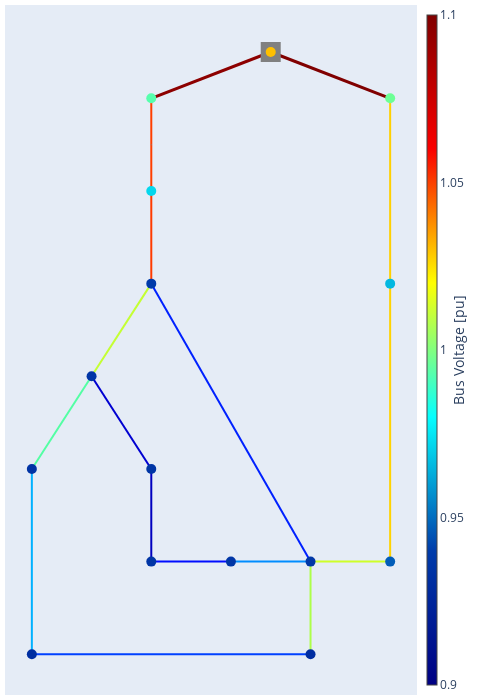

The cell this chart's notebook holds for it:
### Code cell
network.switch.loc[:, "closed"] = True
pp.runpp(network)
pp.plotting.plotly.pf_res_plotly(network, auto_open=False)

### Figure 1 — Plotly figure (JSON) as saved in the notebook; plotly's stock layout.template omitted (floating-point values rounded to 4 significant figures)
{"data": [{"hoverinfo": "text", "legendgroup": "lines", "line": {"color": "rgb(255.0,63.1481481481482,0.0)", "dash": "solid", "width": 2}, "mode": "lines", "name": "lines", "showlegend": true, "text": "Line 1-2<br />I = 84.147 %<br />I_from = 0.122 kA<br />I_to = 0.122 kA<br />", "type": "scatter", "x": [4.0, 4.0, 4.0], "y": [15.0, 14.0, 13.0]}, {"hoverinfo": "text", "legendgroup": "lines", "line": {"color": "rgb(255.0,59.44444444444448,0.0)", "dash": "solid", "width": 2}, "mode": "lines", "name": "lines", "showlegend": false, "text": "Line 2-3<br />I = 84.672 %<br />I_from = 0.122 kA<br />I_to = 0.123 kA<br />", "type": "scatter", "x": [4.0, 4.0, 4.0], "y": [13.0, 12.0, 11.0]}, {"hoverinfo": "text", "legendgroup": "lines", "line": {"color": "rgb(195.96774193548384,255.0,50.80645161290322)", "dash": "solid", "width": 2}, "mode": "lines", "name": "lines", "showlegend": false, "text": "Line 3-4<br />I = 58.793 %<br />I_from = 0.085 kA<br />I_to = 0.085 kA<br />", "type": "scatter", "x": [4.0, 3.25, 2.5], "y": [11.0, 10.0, 9.0]}, {"hoverinfo": "text", "legendgroup": "lines", "line": {"color": "rgb(83.06451612903224,255.0,163.70967741935485)", "dash": "solid", "width": 2}, "mode": "lines", "name": "lines", "showlegend": false, "text": "Line 4-5<br />I = 45.103 %<br />I_from = 0.065 kA<br />I_to = 0.065 kA<br />", "type": "scatter", "x": [2.5, 1.75, 1.0], "y": [9.0, 8.0, 7.0]}, {"hoverinfo": "text", "legendgroup": "lines", "line": {"color": "rgb(0.0,176.5,255.0)", "dash": "solid", "width": 2}, "mode": "lines", "name": "lines", "showlegend": false, "text": "Line 5-6<br />I = 29.959 %<br />I_from = 0.043 kA<br />I_to = 0.043 kA<br />", "type": "scatter", "x": [1.0, 1.0, 1.0], "y": [7.0, 5.0, 3.0]}, {"hoverinfo": "text", "legendgroup": "lines", "line": {"color": "rgb(173.3870967741935,255.0,73.38709677419357)", "dash": "solid", "width": 2}, "mode": "lines", "name": "lines", "showlegend": false, "text": "Line 7-8<br />I = 56.137 %<br />I_from = 0.081 kA<br />I_to = 0.081 kA<br />", "type": "scatter", "x": [8.0, 8.0, 8.0], "y": [3.0, 4.0, 5.0]}, {"hoverinfo": "text", "legendgroup": "lines", "line": {"color": "rgb(0.0,140.5,255.0)", "dash": "solid", "width": 2}, "mode": "lines", "name": "lines", "showlegend": false, "text": "Line 8-9<br />I = 26.208 %<br />I_from = 0.038 kA<br />I_to = 0.038 kA<br />", "type": "scatter", "x": [8.0, 7.0, 6.0], "y": [5.0, 5.0, 5.0]}, {"hoverinfo": "text", "legendgroup": "lines", "line": {"color": "rgb(0.0,12.5,255.0)", "dash": "solid", "width": 2}, "mode": "lines", "name": "lines", "showlegend": false, "text": "Line 9-10<br />I = 13.987 %<br />I_from = 0.02 kA<br />I_to = 0.02 kA<br />", "type": "scatter", "x": [6.0, 5.0, 4.0], "y": [5.0, 5.0, 5.0]}, {"hoverinfo": "text", "legendgroup": "lines", "line": {"color": "rgb(0.0,0.0,191.13636363636363)", "dash": "solid", "width": 2}, "mode": "lines", "name": "lines", "showlegend": false, "text": "Line 10-11<br />I = 5.614 %<br />I_from = 0.008 kA<br />I_to = 0.008 kA<br />", "type": "scatter", "x": [4.0, 4.0, 4.0], "y": [5.0, 6.0, 7.0]}, {"hoverinfo": "text", "legendgroup": "lines", "line": {"color": "rgb(0.0,32.5,255.0)", "dash": "solid", "width": 2}, "mode": "lines", "name": "lines", "showlegend": false, "text": "Line 3-8<br />I = 15.987 %<br />I_from = 0.023 kA<br />I_to = 0.023 kA<br />", "type": "scatter", "x": [4.0, 6.0, 8.0], "y": [11.0, 8.0, 5.0]}, {"hoverinfo": "text", "legendgroup": "lines", "line": {"color": "rgb(255.0,207.59259259259264,0.0)", "dash": "solid", "width": 2}, "mode": "lines", "name": "lines", "showlegend": false, "text": "Line 12-13<br />I = 69.122 %<br />I_from = 0.135 kA<br />I_to = 0.135 kA<br />", "type": "scatter", "x": [10.0, 10.0, 10.0], "y": [15.0, 13.0, 11.0]}, {"hoverinfo": "text", "legendgroup": "lines", "line": {"color": "rgb(255.0,211.29629629629636,0.0)", "dash": "solid", "width": 2}, "mode": "lines", "name": "lines", "showlegend": false, "text": "Line 13-14<br />I = 68.578 %<br />I_from = 0.134 kA<br />I_to = 0.134 kA<br />", "type": "scatter", "x": [10.0, 10.0, 10.0], "y": [11.0, 8.0, 5.0]}, {"hoverinfo": "text", "legendgroup": "lines", "line": {"color": "rgb(0.0,64.5,255.0)", "dash": "solid", "width": 2}, "mode": "lines", "name": "lines", "showlegend": false, "text": "Line 6-7<br />I = 18.802 %<br />I_from = 0.027 kA<br />I_to = 0.027 kA<br />", "type": "scatter", "x": [1.0, 4.5, 8.0], "y": [3.0, 3.0, 3.0]}, {"hoverinfo": "text", "legendgroup": "lines", "line": {"color": "rgb(0.0,0.0,209.3181818181818)", "dash": "solid", "width": 2}, "mode": "lines", "name": "lines", "showlegend": false, "text": "Line 11-4<br />I = 7.227 %<br />I_from = 0.01 kA<br />I_to = 0.01 kA<br />", "type": "scatter", "x": [4.0, 3.25, 2.5], "y": [7.0, 8.0, 9.0]}, {"hoverinfo": "text", "legendgroup": "lines", "line": {"color": "rgb(205.64516129032253,255.0,41.129032258064505)", "dash": "solid", "width": 2}, "mode": "lines", "name": "lines", "showlegend": false, "text": "Line 14-8<br />I = 59.944 %<br />I_from = 0.117 kA<br />I_to = 0.117 kA<br />", "type": "scatter", "x": [10.0, 9.0, 8.0], "y": [5.0, 5.0, 5.0]}, {"hoverinfo": "text", "legendgroup": "lines", "marker": {"color": "rgb(128, 128, 128)", "size": 1, "symbol": "circle"}, "mode": "markers", "name": "edge_center", "showlegend": false, "text": ["Line 1-2<br />I = 84.147 %<br />I_from = 0.122 kA<br />I_to = 0.122 kA<br />", "Line 2-3<br />I = 84.672 %<br />I_from = 0.122 kA<br />I_to = 0.123 kA<br />", "Line 3-4<br />I = 58.793 %<br />I_from = 0.085 kA<br />I_to = 0.085 kA<br />", "Line 4-5<br />I = 45.103 %<br />I_from = 0.065 kA<br />I_to = 0.065 kA<br />", "Line 5-6<br />I = 29.959 %<br />I_from = 0.043 kA<br />I_to = 0.043 kA<br />", "Line 7-8<br />I = 56.137 %<br />I_from = 0.081 kA<br />I_to = 0.081 kA<br />", "Line 8-9<br />I = 26.208 %<br />I_from = 0.038 kA<br />I_to = 0.038 kA<br />", "Line 9-10<br />I = 13.987 %<br />I_from = 0.02 kA<br />I_to = 0.02 kA<br />", "Line 10-11<br />I = 5.614 %<br />I_from = 0.008 kA<br />I_to = 0.008 kA<br />", "Line 3-8<br />I = 15.987 %<br />I_from = 0.023 kA<br />I_to = 0.023 kA<br />", "Line 12-13<br />I = 69.122 %<br />I_from = 0.135 kA<br />I_to = 0.135 kA<br />", "Line 13-14<br />I = 68.578 %<br />I_from = 0.134 kA<br />I_to = 0.134 kA<br />", "Line 6-7<br />I = 18.802 %<br />I_from = 0.027 kA<br />I_to = 0.027 kA<br />", "Line 11-4<br />I = 7.227 %<br />I_from = 0.01 kA<br />I_to = 0.01 kA<br />", "Line 14-8<br />I = 59.944 %<br />I_from = 0.117 kA<br />I_to = 0.117 kA<br />"], "type": "scatter", "x": [4.0], "y": [14.0]}, {"hoverinfo": "text", "legendgroup": "2W transformers", "line": {"color": "rgb(141.13636363636363,0.0,0.0)", "width": 3.0}, "mode": "lines", "name": "2W transformers", "showlegend": true, "text": "Trafo 0-1<br />I = 98.827 %<br />I_hv = 0.13 kA<br />I_lv = 0.713 kA<br />", "type": "scatter", "x": [7.0, 5.5, 4.0], "y": [16.0, 15.5, 15.0]}, {"hoverinfo": "text", "legendgroup": "2W transformers", "line": {"color": "rgb(127.5,0.0,0.0)", "width": 3.0}, "mode": "lines", "name": "2W transformers", "showlegend": false, "text": "Trafo 0-12<br />I = 101.058 %<br />I_hv = 0.133 kA<br />I_lv = 0.729 kA<br />", "type": "scatter", "x": [7.0, 8.5, 10.0], "y": [16.0, 15.5, 15.0]}, {"hoverinfo": "text", "legendgroup": "2W transformers", "marker": {"color": "rgb(127.5,0.0,0.0)", "size": 1, "symbol": "circle"}, "mode": "markers", "name": "edge_center", "showlegend": false, "text": ["Trafo 0-1<br />I = 98.827 %<br />I_hv = 0.13 kA<br />I_lv = 0.713 kA<br />", "Trafo 0-12<br />I = 101.058 %<br />I_hv = 0.133 kA<br />I_lv = 0.729 kA<br />"], "type": "scatter", "x": [5.5], "y": [15.5]}, {"hoverinfo": "text", "marker": {"color": "rgb(128, 128, 128)", "size": 20, "symbol": "square"}, "mode": "markers", "name": "external_grid", "text": ["Bus 0"], "type": "scatter", "x": [7.0], "y": [16.0]}, {"hoverinfo": "text", "marker": {"cmax": 1.1, "cmin": 0.9, "color": [1.03, 0.9929, 0.9717, 0.9385, 0.9356, 0.9337, 0.9305, 0.9303, 0.9364, 0.9357, 0.9351, 0.9352, 0.9966, 0.9655, 0.9469], "colorbar": {"thickness": 10, "title": {"side": "right", "text": "Bus Voltage [pu]"}, "x": 1.0}, "colorscale": [[0.0, "rgb(0,0,131)"], [0.2, "rgb(0,60,170)"], [0.4, "rgb(5,255,255)"], [0.6, "rgb(255,255,0)"], [0.8, "rgb(250,0,0)"], [1.0, "rgb(128,0,0)"]], "size": 10, "symbol": "circle"}, "mode": "markers", "name": "buses", "text": ["Bus 0<br />V_m = 1.03 pu<br />V_m = 113.3 kV<br />V_a = 0.0 deg", "Bus 1<br />V_m = 0.993 pu<br />V_m = 19.858 kV<br />V_a = -36.386 deg", "Bus 2<br />V_m = 0.972 pu<br />V_m = 19.435 kV<br />V_a = -37.267 deg", "Bus 3<br />V_m = 0.939 pu<br />V_m = 18.771 kV<br />V_a = -38.705 deg", "Bus 4<br />V_m = 0.936 pu<br />V_m = 18.712 kV<br />V_a = -38.863 deg", "Bus 5<br />V_m = 0.934 pu<br />V_m = 18.674 kV<br />V_a = -38.989 deg", "Bus 6<br />V_m = 0.931 pu<br />V_m = 18.611 kV<br />V_a = -39.231 deg", "Bus 7<br />V_m = 0.93 pu<br />V_m = 18.605 kV<br />V_a = -39.257 deg", "Bus 8<br />V_m = 0.936 pu<br />V_m = 18.728 kV<br />V_a = -38.75 deg", "Bus 9<br />V_m = 0.936 pu<br />V_m = 18.714 kV<br />V_a = -38.787 deg", "Bus 10<br />V_m = 0.935 pu<br />V_m = 18.703 kV<br />V_a = -38.85 deg", "Bus 11<br />V_m = 0.935 pu<br />V_m = 18.704 kV<br />V_a = -38.861 deg", "Bus 12<br />V_m = 0.997 pu<br />V_m = 19.931 kV<br />V_a = -36.596 deg", "Bus 13<br />V_m = 0.966 pu<br />V_m = 19.31 kV<br />V_a = -37.64 deg", "Bus 14<br />V_m = 0.947 pu<br />V_m = 18.937 kV<br />V_a = -38.31 deg"], "type": "scatter", "x": [7.0, 4.0, 4.0, 4.0, 2.5, 1.0, 1.0, 8.0, 8.0, 6.0, 4.0, 4.0, 10.0, 10.0, 10.0], "y": [16.0, 15.0, 13.0, 11.0, 9.0, 7.0, 3.0, 3.0, 5.0, 5.0, 5.0, 7.0, 15.0, 11.0, 5.0]}], "layout": {"autosize": true, "height": 700.0, "hovermode": "closest", "legend": {"itemsizing": "constant"}, "margin": {"b": 5, "l": 5, "r": 5, "t": 5}, "showlegend": false, "title": {"font": {"size": 16}}, "width": 484.6, "xaxis": {"showgrid": false, "showticklabels": false, "zeroline": false}, "yaxis": {"showgrid": false, "showticklabels": false, "zeroline": false}}}
